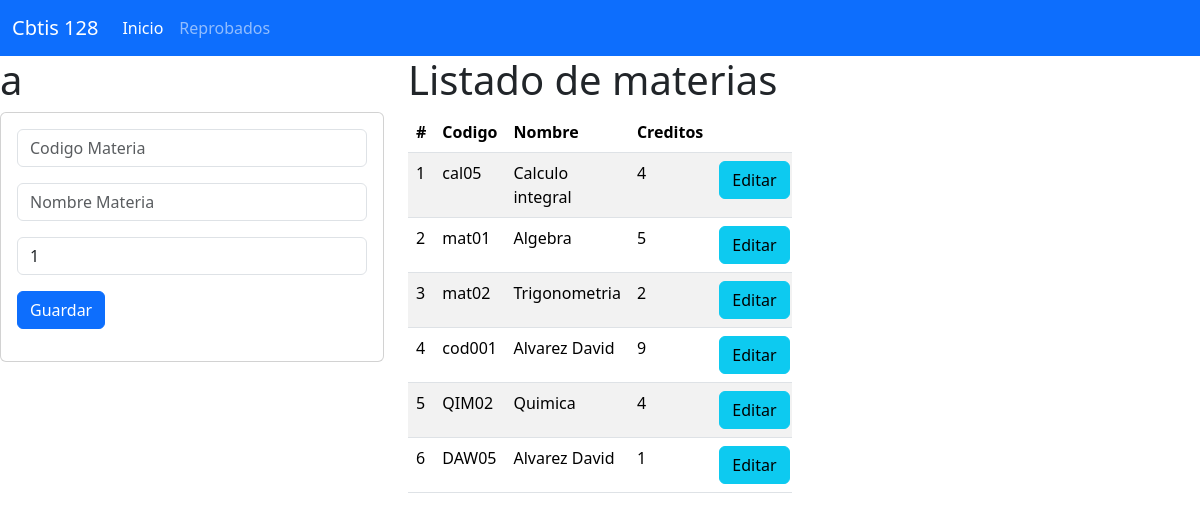
The page / on the database its author committed.
### materia_app/models.py (models this page shows, shortened)
class Materia(models.Model):
    codigo=models.CharField(primary_key=True, max_length=50)
    nombre=models.CharField(max_length=100)
    creditos=models.PositiveSmallIntegerField()

### materia_app/views.py (the view)
# urls.py: path("",views.inicio_vista,name="inicio_vista"),
def inicio_vista(request):
    LasMaterias=Materia.objects.all()
    return render(request,"GestionarMateria.html",{"mismaterias":LasMaterias})

### materia_app/templates/GestionarMateria.html (shortened to what this page needs)
{% extends 'base.html' %}
{% block cuerpo %}
<div class="row">
    <div class="col-sm-12 col-md-4 col-lg-4 col-xl-4">
        <h1>a</h1>
            <div class="card">
                <div class="card-body">
                    <form action="registrarMateria/" method="POST"> {% csrf_token %}
                        <div class="form-group">
                            <input type="text" id="txtcodigo" name="txtcodigo" class="form-control" placeholder="Codigo Materia" minLength="5" maxLenght="6" required>
                        </div>
                        <div class="form-group py-3">
                            <input type="text" id="txtnombre" name="txtnombre" class="form-control" placeholder="Nombre Materia" maxLenght="100" required>
                        </div>
                        <div class="form-group py-0">
                            <input type="text" id="numcreditos" name="numcreditos" class="form-control" value="1" min="1" max="9" required>
                        </div>
                        <div class="form-group py-3">
                            <button type="submit" class="btn btn-primary">Guardar</button>
                        </div>
                    </form>
                </div>
            </div>
    </div>
    <div class="col-sm-12 col-md-8 col-lg-8 col-xl-4">
        <h1>Listado de materias</h1>
        <div class="table-responsive">
            <table class="table table-striped">
                <thead>
                    <tr>
                        <th scope="col">#</th>
                        <th scope="col">Codigo</th>
                        <th scope="col">Nombre</th>
                        <th scope="col">Creditos</th>
                        <th colspan="2"></th>
                    </tr>
                </thead>
                <tbody>
                    {% for m in mismaterias %}
                    <tr>
                        <td>{{forloop.counter}}</td>
                        <td>{{m.codigo}}</td>
                        <td>{{m.nombre}}</td>
                        <td>{{m.creditos}}</td>
                        <td><a href="seleccionarMateria/{{m.codigo}}" class="btn btn-info">Editar</a></td>
                    </tr>
                    {% endfor %}
                </tbody>
            </table>
        </div>
    </div>
</div>
{% endblock %}

### materia_app/templates/base.html (shortened to what this page needs)
<!doctype html>
<html lang="en">
  <head>
    <link href="https://cdn.jsdelivr.net/npm/bootstrap@5.3.3/dist/css/bootstrap.min.css" rel="stylesheet">
  </head>
  <body>
     <nav class="navbar navbar-expand-lg bg-primary" data-bs-theme="dark">
  <div class="container-fluid">
    <a class="navbar-brand" href="#">Cbtis 128</a>
    <div class="collapse navbar-collapse" id="navbarNav">
      <ul class="navbar-nav">
        <li class="nav-item">
          <a class="nav-link active" aria-current="page" href="#">Inicio</a>
        </li>
        <li class="nav-item">
          <a class="nav-link" href="#">Reprobados</a>
        </li>
      </ul>
    </div>
  </div>
</nav>
    {% block cuerpo %}
    {% endblock %}
  </body>
</html>

### rows shown on the page
Materia: codigo "cal05", nombre "Calculo integral", creditos "4"
Materia: codigo "mat01", nombre "Algebra", creditos "5"
Materia: codigo "mat02", nombre "Trigonometria", creditos "2"
Materia: codigo "cod001", nombre "Alvarez David", creditos "9"
Materia: codigo "QIM02", nombre "Quimica", creditos "4"
Materia: codigo "DAW05", nombre "Alvarez David", creditos "1"
